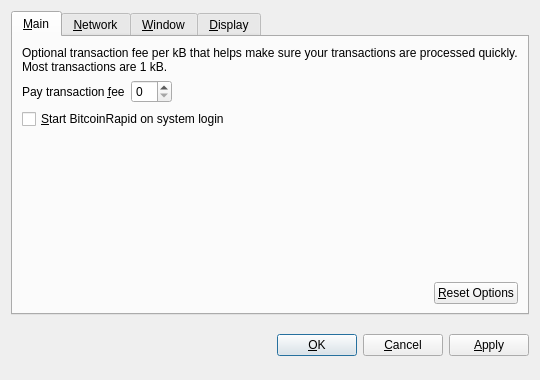
<?xml version="1.0" encoding="UTF-8"?>
<ui version="4.0">
 <class>OptionsDialog</class>
 <widget class="QDialog" name="OptionsDialog">
  <property name="geometry">
   <rect>
    <x>0</x>
    <y>0</y>
    <width>540</width>
    <height>380</height>
   </rect>
  </property>
  <property name="windowTitle">
   <string>Options</string>
  </property>
  <property name="modal">
   <bool>true</bool>
  </property>
  <layout class="QVBoxLayout" name="verticalLayout">
   <item>
    <widget class="QTabWidget" name="tabWidget">
     <property name="tabPosition">
      <enum>QTabWidget::North</enum>
     </property>
     <property name="currentIndex">
      <number>0</number>
     </property>
     <widget class="QWidget" name="tabMain">
      <attribute name="title">
       <string>&amp;Main</string>
      </attribute>
      <layout class="QVBoxLayout" name="verticalLayout_Main">
       <item>
        <widget class="QLabel" name="transactionFeeInfoLabel">
         <property name="text">
          <string>Optional transaction fee per kB that helps make sure your transactions are processed quickly. Most transactions are 1 kB.</string>
         </property>
         <property name="textFormat">
          <enum>Qt::PlainText</enum>
         </property>
         <property name="wordWrap">
          <bool>true</bool>
         </property>
        </widget>
       </item>
       <item>
        <layout class="QHBoxLayout" name="horizontalLayout_1_Main">
         <item>
          <widget class="QLabel" name="transactionFeeLabel">
           <property name="text">
            <string>Pay transaction &amp;fee</string>
           </property>
           <property name="textFormat">
            <enum>Qt::PlainText</enum>
           </property>
           <property name="buddy">
            <cstring>transactionFee</cstring>
           </property>
          </widget>
         </item>
         <item>
          <widget class="BitcoinAmountField" name="transactionFee"/>
         </item>
         <item>
          <spacer name="horizontalSpacer_1_Main">
           <property name="orientation">
            <enum>Qt::Horizontal</enum>
           </property>
           <property name="sizeHint" stdset="0">
            <size>
             <width>40</width>
             <height>20</height>
            </size>
           </property>
          </spacer>
         </item>
        </layout>
       </item>
       <item>
        <widget class="QCheckBox" name="bitcoinAtStartup">
         <property name="toolTip">
          <string>Automatically start BitcoinRapid after logging in to the system.</string>
         </property>
         <property name="text">
          <string>&amp;Start BitcoinRapid on system login</string>
         </property>
        </widget>
       </item>
       <item>
        <spacer name="verticalSpacer_Main">
         <property name="orientation">
          <enum>Qt::Vertical</enum>
         </property>
         <property name="sizeHint" stdset="0">
          <size>
           <width>20</width>
           <height>40</height>
          </size>
         </property>
        </spacer>
       </item>
       <item>
        <layout class="QHBoxLayout" name="horizontalLayout_2_Main">
         <item>
          <spacer name="horizontalSpacer_2_Main">
           <property name="orientation">
            <enum>Qt::Horizontal</enum>
           </property>
           <property name="sizeHint" stdset="0">
            <size>
             <width>40</width>
             <height>20</height>
            </size>
           </property>
          </spacer>
         </item>
         <item>
          <widget class="QPushButton" name="resetButton">
           <property name="toolTip">
            <string>Reset all client options to default.</string>
           </property>
           <property name="text">
            <string>&amp;Reset Options</string>
           </property>
           <property name="autoDefault">
            <bool>false</bool>
           </property>
          </widget>
         </item>
        </layout>
       </item>
      </layout>
     </widget>
     <widget class="QWidget" name="tabNetwork">
      <attribute name="title">
       <string>&amp;Network</string>
      </attribute>
      <layout class="QVBoxLayout" name="verticalLayout_Network">
       <item>
        <widget class="QCheckBox" name="mapPortUpnp">
         <property name="toolTip">
          <string>Automatically open the BitcoinRapid client port on the router. This only works when your router supports UPnP and it is enabled.</string>
         </property>
         <property name="text">
          <string>Map port using &amp;UPnP</string>
         </property>
        </widget>
       </item>
       <item>
        <widget class="QCheckBox" name="connectSocks">
         <property name="toolTip">
          <string>Connect to the BitcoinRapid network through a SOCKS proxy (e.g. when connecting through Tor).</string>
         </property>
         <property name="text">
          <string>&amp;Connect through SOCKS proxy:</string>
         </property>
        </widget>
       </item>
       <item>
        <layout class="QHBoxLayout" name="horizontalLayout_Network">
         <item>
          <widget class="QLabel" name="proxyIpLabel">
           <property name="text">
            <string>Proxy &amp;IP:</string>
           </property>
           <property name="textFormat">
            <enum>Qt::PlainText</enum>
           </property>
           <property name="buddy">
            <cstring>proxyIp</cstring>
           </property>
          </widget>
         </item>
         <item>
          <widget class="QValidatedLineEdit" name="proxyIp">
           <property name="maximumSize">
            <size>
             <width>140</width>
             <height>16777215</height>
            </size>
           </property>
           <property name="toolTip">
            <string>IP address of the proxy (e.g. 127.0.0.1)</string>
           </property>
          </widget>
         </item>
         <item>
          <widget class="QLabel" name="proxyPortLabel">
           <property name="text">
            <string>&amp;Port:</string>
           </property>
           <property name="textFormat">
            <enum>Qt::PlainText</enum>
           </property>
           <property name="buddy">
            <cstring>proxyPort</cstring>
           </property>
          </widget>
         </item>
         <item>
          <widget class="QLineEdit" name="proxyPort">
           <property name="maximumSize">
            <size>
             <width>55</width>
             <height>16777215</height>
            </size>
           </property>
           <property name="toolTip">
            <string>Port of the proxy (e.g. 9050)</string>
           </property>
          </widget>
         </item>
         <item>
          <widget class="QLabel" name="socksVersionLabel">
           <property name="text">
            <string>SOCKS &amp;Version:</string>
           </property>
           <property name="textFormat">
            <enum>Qt::PlainText</enum>
           </property>
           <property name="buddy">
            <cstring>socksVersion</cstring>
           </property>
          </widget>
         </item>
         <item>
          <widget class="QValueComboBox" name="socksVersion">
           <property name="toolTip">
            <string>SOCKS version of the proxy (e.g. 5)</string>
           </property>
          </widget>
         </item>
         <item>
          <spacer name="horizontalSpacer_Network">
           <property name="orientation">
            <enum>Qt::Horizontal</enum>
           </property>
           <property name="sizeHint" stdset="0">
            <size>
             <width>40</width>
             <height>20</height>
            </size>
           </property>
          </spacer>
         </item>
        </layout>
       </item>
       <item>
        <spacer name="verticalSpacer_Network">
         <property name="orientation">
          <enum>Qt::Vertical</enum>
         </property>
         <property name="sizeHint" stdset="0">
          <size>
           <width>20</width>
           <height>40</height>
          </size>
         </property>
        </spacer>
       </item>
      </layout>
     </widget>
     <widget class="QWidget" name="tabWindow">
      <attribute name="title">
       <string>&amp;Window</string>
      </attribute>
      <layout class="QVBoxLayout" name="verticalLayout_Window">
       <item>
        <widget class="QCheckBox" name="minimizeToTray">
         <property name="toolTip">
          <string>Show only a tray icon after minimizing the window.</string>
         </property>
         <property name="text">
          <string>&amp;Minimize to the tray instead of the taskbar</string>
         </property>
        </widget>
       </item>
       <item>
        <widget class="QCheckBox" name="minimizeOnClose">
         <property name="toolTip">
          <string>Minimize instead of exit the application when the window is closed. When this option is enabled, the application will be closed only after selecting Quit in the menu.</string>
         </property>
         <property name="text">
          <string>M&amp;inimize on close</string>
         </property>
        </widget>
       </item>
       <item>
        <spacer name="verticalSpacer_Window">
         <property name="orientation">
          <enum>Qt::Vertical</enum>
         </property>
         <property name="sizeHint" stdset="0">
          <size>
           <width>20</width>
           <height>40</height>
          </size>
         </property>
        </spacer>
       </item>
      </layout>
     </widget>
     <widget class="QWidget" name="tabDisplay">
      <attribute name="title">
       <string>&amp;Display</string>
      </attribute>
      <layout class="QVBoxLayout" name="verticalLayout_Display">
       <item>
        <layout class="QHBoxLayout" name="horizontalLayout_1_Display">
         <item>
          <widget class="QLabel" name="langLabel">
           <property name="text">
            <string>User Interface &amp;language:</string>
           </property>
           <property name="textFormat">
            <enum>Qt::PlainText</enum>
           </property>
           <property name="buddy">
            <cstring>lang</cstring>
           </property>
          </widget>
         </item>
         <item>
          <widget class="QValueComboBox" name="lang">
           <property name="toolTip">
            <string>The user interface language can be set here. This setting will take effect after restarting BitcoinRapid.</string>
           </property>
          </widget>
         </item>
        </layout>
       </item>
       <item>
        <layout class="QHBoxLayout" name="horizontalLayout_2_Display">
         <item>
          <widget class="QLabel" name="unitLabel">
           <property name="text">
            <string>&amp;Unit to show amounts in:</string>
           </property>
           <property name="textFormat">
            <enum>Qt::PlainText</enum>
           </property>
           <property name="buddy">
            <cstring>unit</cstring>
           </property>
          </widget>
         </item>
         <item>
          <widget class="QValueComboBox" name="unit">
           <property name="toolTip">
            <string>Choose the default subdivision unit to show in the interface and when sending coins.</string>
           </property>
          </widget>
         </item>
        </layout>
       </item>
       <item>
        <widget class="QCheckBox" name="displayAddresses">
         <property name="toolTip">
          <string>Whether to show BitcoinRapid addresses in the transaction list or not.</string>
         </property>
         <property name="text">
          <string>&amp;Display addresses in transaction list</string>
         </property>
        </widget>
       </item>
       <item>
        <spacer name="verticalSpacer_Display">
         <property name="orientation">
          <enum>Qt::Vertical</enum>
         </property>
         <property name="sizeHint" stdset="0">
          <size>
           <width>20</width>
           <height>40</height>
          </size>
         </property>
        </spacer>
       </item>
      </layout>
     </widget>
    </widget>
   </item>
   <item>
    <layout class="QHBoxLayout" name="horizontalLayout_Buttons">
     <item>
      <spacer name="horizontalSpacer_1">
       <property name="orientation">
        <enum>Qt::Horizontal</enum>
       </property>
       <property name="sizeHint" stdset="0">
        <size>
         <width>40</width>
         <height>48</height>
        </size>
       </property>
      </spacer>
     </item>
     <item>
      <widget class="QLabel" name="statusLabel">
       <property name="font">
        <font>
         <weight>75</weight>
         <bold>true</bold>
        </font>
       </property>
       <property name="text">
        <string/>
       </property>
       <property name="textFormat">
        <enum>Qt::PlainText</enum>
       </property>
       <property name="wordWrap">
        <bool>true</bool>
       </property>
      </widget>
     </item>
     <item>
      <spacer name="horizontalSpacer_2">
       <property name="orientation">
        <enum>Qt::Horizontal</enum>
       </property>
       <property name="sizeHint" stdset="0">
        <size>
         <width>40</width>
         <height>48</height>
        </size>
       </property>
      </spacer>
     </item>
     <item>
      <widget class="QPushButton" name="okButton">
       <property name="text">
        <string>&amp;OK</string>
       </property>
      </widget>
     </item>
     <item>
      <widget class="QPushButton" name="cancelButton">
       <property name="text">
        <string>&amp;Cancel</string>
       </property>
       <property name="autoDefault">
        <bool>false</bool>
       </property>
      </widget>
     </item>
     <item>
      <widget class="QPushButton" name="applyButton">
       <property name="text">
        <string>&amp;Apply</string>
       </property>
       <property name="autoDefault">
        <bool>false</bool>
       </property>
      </widget>
     </item>
    </layout>
   </item>
  </layout>
 </widget>
 <customwidgets>
  <customwidget>
   <class>BitcoinAmountField</class>
   <extends>QSpinBox</extends>
   <header>bitcoinamountfield.h</header>
  </customwidget>
  <customwidget>
   <class>QValueComboBox</class>
   <extends>QComboBox</extends>
   <header>qvaluecombobox.h</header>
  </customwidget>
  <customwidget>
   <class>QValidatedLineEdit</class>
   <extends>QLineEdit</extends>
   <header>qvalidatedlineedit.h</header>
  </customwidget>
 </customwidgets>
 <resources/>
 <connections/>
</ui>
